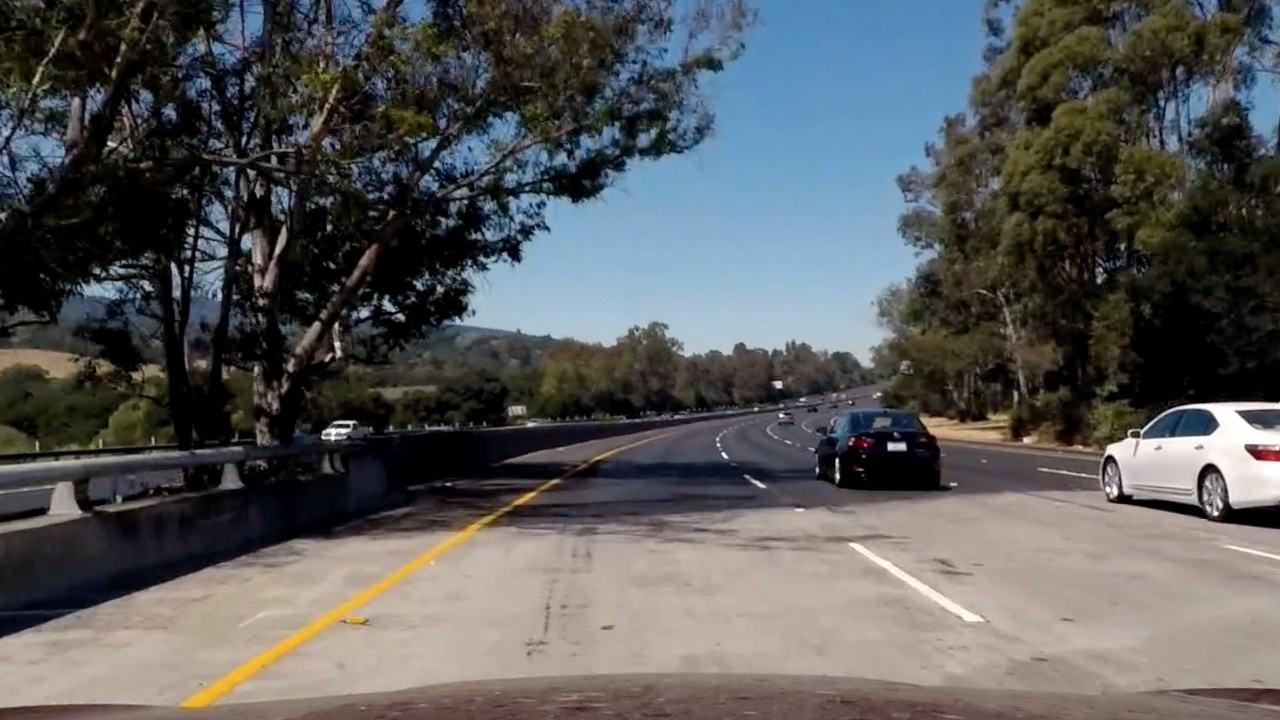
#> input picture ImagesIn/TestImagesIn/POVRaw/bridge_shadow.jpg, 1280 x 720 px
$ python -i P2MainNB.py   (imports and definitions only)   (older library calls are emulated)
#> lines starting #> are read from the running program, lines starting #| are printed output that depends on the picture

# coding: utf-8

# # **Proj2: Advanced Lane Finding**
# ### ChrisL
#

# In[1]:


import numpy as np
import matplotlib.image as mpimg
import matplotlib.pyplot as plt
import cv2
import math
import os
import pickle

from moviepy.editor import VideoFileClip
from IPython.display import HTML
import datetime


# In[2]:


# [18 lines not run here, left out]

# Determines if run-all-cells should also run the entire movie process
g_doAutorunMovieProcess = True

# DEVDEBUG IMAGE DISPLAY
# This slows down the movie process alot, and doesn't work well for multiframe.
# If you want to see all the pipeline images enable this and run the P2Main cell
g_doDisplayDebugImages = False
# If g_doDisplayDebugImages==True and this is true
# the pipeline images will also be save to file.
# This was very useful for dev/debug but not so much for code review.
g_doSaveDebugImages = False


# Specify filenames that contain the camera calibration information
# These should stay as is
g_cameraDistortionCalValsFileName = "CameraDistortionCalVals.pypickle"
g_cameraPerspectiveWarpMatrixFileName = "CameraPerspectiveWarpMatrix.pypickle"


# ### Display/Plotting Utilities

# In[4]:


#-------------------------------------------------------------------
#g_plotFigIndex = 0
# [74 lines left out: functions PlotImageRecords, PlotSaveFigure, DrawText, PlotSelectedAndPolynomial, not called in this run]

#g_imgPlotOut = PlotSelectedAndPolynomial(g_testpolyCoeff, g_inPixelsX, g_inPixelsY, g_testimgPlotIn)
#%matplotlib qt4
#plt.imshow(g_imgPlotOut)
#plt.imshow(g_testimgPlotIn, cmap="gray")


# ### Camera Calibration Utilities and Processing

# In[7]:


def CameraCal_GetCalVals(cameraDistortionCalValsFileName, cameraPerspectiveWarpMatrixFileName):
    dictCameraCalVals = pickle.load( open(cameraDistortionCalValsFileName, "rb" ) )
    dictCameraCalVals["warpMatrix"] = pickle.load( open(cameraPerspectiveWarpMatrixFileName, "rb" ) )

    # These scaling values were provided in the modules.
    # Obviously they should be a variable value determined
    # by some perCamera calibration process with respect to the warp matrix calibration
    # Also, road slope curvature would be another factor in real solution
    dictCameraCalVals["metersPerPixX"] = 3.7/700 # 0.005285714285714286 meters per pixel in x dimension 189.189 p/m
    dictCameraCalVals["metersPerPixY"] = 30/720 # 0.041666666666666664 meters per pixel in y dimension 24 p/m

    return(dictCameraCalVals)

# [57 lines left out: functions CameraCal_Undistort, CameraCal_DoPerspectiveTransform, CalcRadiusOfCurvatureParabola, TestCalcRadiusOfCurvatureParabola, not called in this run]

# [1 line not run here, left out]


# ### Image Preprocessing Pipeline Functions
#

# In[9]:


# [112 lines left out: functions SelectPixelsUsingSlidingWindow, Test_SelectPixelsUsingSlidingWindow, ImageProc_HSLThreshold, not called in this run]


# In[11]:


#-------------------------------------------------------------------
def SobelThesholdMag(imgIn, sobel_kernel=3, threshMinMax=(0, 255)):
    """
    Calculates the Sobel XY magnitude value and applies a threshold.
    :param img: input image as np.array
    """
#> called with sobel_kernel = 3, threshMinMax = (0, 255)
    # 1) Convert to grayscale
    imgGray = cv2.cvtColor(imgIn,cv2.COLOR_RGB2GRAY)
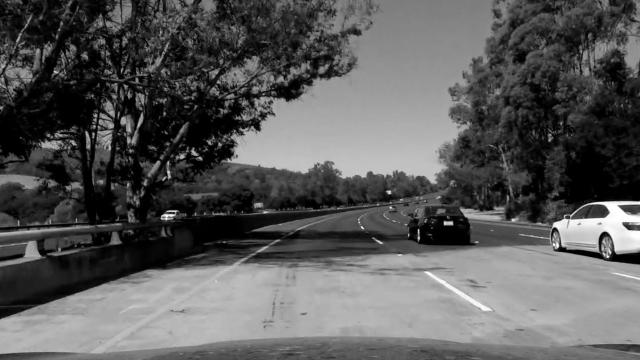
#> imgGray: shape (720, 1280) (shown at 1/2 size); min 0, max 255, mean 90.4
    # 2) Take the gradient in x and y separately
    sobelx = cv2.Sobel(imgGray, cv2.CV_64F, 1, 0, ksize=sobel_kernel)
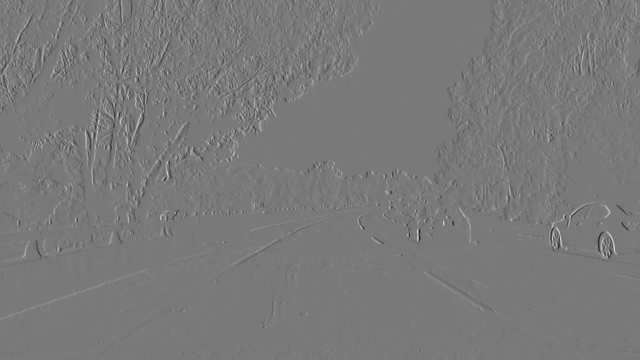
#> sobelx: shape (720, 1280) float64 (shown at 1/2 size); min -785, max 859, mean 0.2; drawn with min black and max white
    sobely = cv2.Sobel(imgGray, cv2.CV_64F, 0, 1, ksize=sobel_kernel)
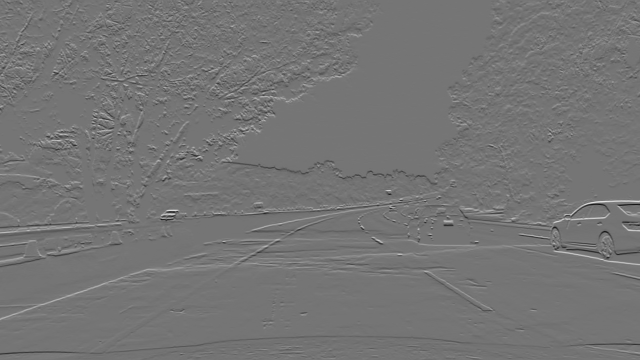
#> sobely: shape (720, 1280) float64 (shown at 1/2 size); min -740, max 870, mean 0.2; drawn with min black and max white
    # 3) Calculate the magnitude
    gradmag = np.sqrt(sobelx**2 + sobely**2)
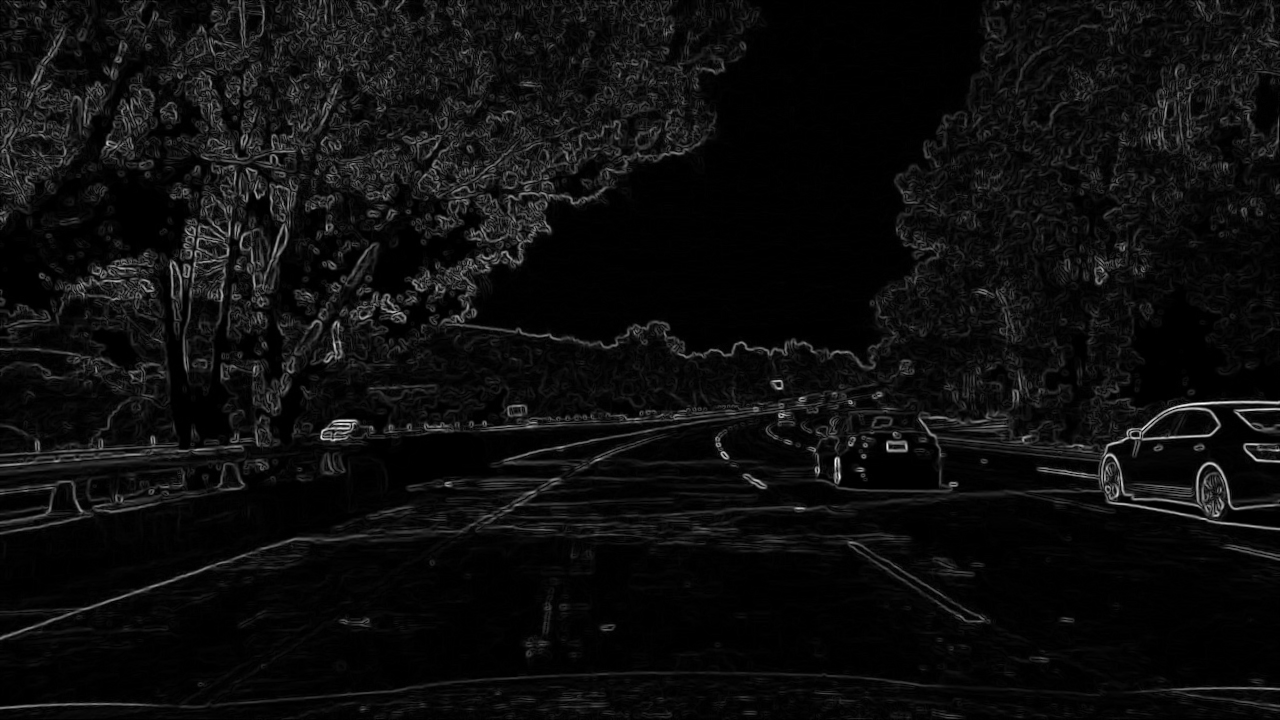
#> gradmag: shape (720, 1280) float64; min 0, max 870.1, mean 47; drawn with min black and max white
    # 4) Scale to 8-bit (0 - 255) and convert to type = np.uint8
    scaled_sobel = np.uint8(255*gradmag/np.max(gradmag))
    #scale_factor = np.max(gradmag)/255
    #scaled_sobel = (gradmag/scale_factor).astype(np.uint8)

    # 5) Create a binary mask where mag thresholds are met
    imgBWMask = np.zeros_like(scaled_sobel)
    imgBWMask[(scaled_sobel >= threshMinMax[0]) & (scaled_sobel <= threshMinMax[1])] = 1
    return imgBWMask


# In[12]:


# [17 lines left out: function EvalPolyToLineSegments, not called in this run]

def OverlayLineSegments(imgIn, lineSegmentPoints, isClosed=False, colorLine=(255, 0, 0)):
    cv2.polylines(imgIn, [lineSegmentPoints], isClosed, colorLine, thickness=4)

def OverlayLineSegmentsFill(imgIn, lineSegmentPoints, isClosed=False, colorLine=(255, 0, 0), colorFill=(0, 128, 0)):
    cv2.fillConvexPoly(imgIn, lineSegmentPoints, colorFill)
    cv2.polylines(imgIn, [lineSegmentPoints], isClosed, colorLine, thickness=5)


# In[13]:


# [25 lines left out: function ImageProc_PreProcPipeline, not called in this run]


# In[14]:


class CImageLine(object):
    """
    This class holds state information of each line (LEFT, RIGHT)
    because prior state is a factor in future line determinations.
    """

    # [7 lines left out: function __init__, not called in this run]

    def HasPolyFit(self):
        hasPolyFit = (self.polyCoeff != None)
        return(hasPolyFit)

    # [55 lines left out: functions SelectPixelsUsingPolynomial, CalcPolyFit, not called in this run]


# In[15]:


def GetImageIteratorFromDir():
    """
    Creates and returns an iterator that supplies 'imageRecord' tuples (image, imageName)
    """
    dirImagesIn = "ImagesIn/TestImagesIn/POVRaw/"
    #dirImagesIn = "ImagesIn/VideosIn/project_video_frames/"

    #imgInFileNames = [dirImagesIn + "straight_lines1.jpg", dirImagesIn + "straight_lines2.jpg"]
    #imgInFileNames = [dirImagesIn + "project_video_f1192.jpg"]
    imgInFileNames = [dirImagesIn + "straight_lines1.jpg", dirImagesIn + "straight_lines1.jpg"]
    # [6 lines of commented-out code are left out]
    imageIter = ((mpimg.imread(imgInFileName), imgInFileName) for imgInFileName in imgInFileNames)

    return(imageIter)


# # ==================== P2Main() ===================
# ### This is the main cell/entry point for this notebook.
# ## This cell autoruns!

# In[16]:


# [104 lines left out: function P2Main, not called in this run]
#============================= Main Invocation Prep =================
# [1 line that did not run here, left out]
g_imageIter = GetImageIteratorFromDir() # Provide a source of raw camera POV images for processing

#================= P2Main() invocation
# [1 line that did not run here, left out]


# In[17]:


# [9 lines left out: function GetMovieIterator, not called in this run]


# In[18]:


import moviepy.editor as mp
from moviepy.editor import VideoFileClip

# [17 lines left out: function MakeMovie, not called in this run]

#g_imageIter = GetImageIteratorFromDir() # Provide a source of raw camera POV images for processing
# [2 lines not run here, left out]


# In[19]:


# [19 lines left out: function Random_PolyPoints, not called in this run]


# ## Snippets & Junk Code

# In[20]:


def Polynomial_Eval(polyCoeff, inVals):
    outVals = self.polyCoeff[0] * inVals**2 + self.polyCoeff[1] * inVals + self.polyCoeff[2]
    return inVals, outVals

# [30 lines left out: functions PlotSelectedAndPolynomialOld, MakeMovieTest, not called in this run]

import pprint
pp = pprint.PrettyPrinter(indent=4)
# [2 lines not run here, left out]
g_testpolyCoeff = None
g_testimgPlotIn = None
g_inPixelsX = None
g_inPixelsY = None
# [1 line not run here, left out]

def PlotSelectedAndPolynomial(polyCoeff, inPixelsX, inPixelsY, imgInBW):
    global g_testpolyCoeff
    global g_testimgPlotIn
    global g_inPixelsX
    global g_inPixelsY

    g_testpolyCoeff = polyCoeff
    g_testimgPlotIn = imgInBW
    g_inPixelsX = inPixelsX
    g_inPixelsY = inPixelsY

    imageHeight = imgInBW.shape[0]
    imageWidth = imgInBW.shape[1]

    imgInGrey = imgInBW * 64
    imgOut = np.dstack((imgInGrey, imgInGrey, imgInGrey))

    imgOut[inPixelsY, inPixelsX] = [0, 255, 0]

    coA, coB, coC = polyCoeff[0], polyCoeff[1], polyCoeff[2]

    polyInY = np.array([y for y in range(imageHeight) if y % 8 == 0])
    polyOutXf = coA * polyInY**2 + coB * polyInY + coC
    polyOutX = polyOutXf.astype(int)
    #imgOut[polyInY, polyOutX] = [255]#, 255, 255]

    points = np.array(list(zip(polyOutX, polyInY)))
    #print("points", points)
    isClosed=False
    cv2.polylines(imgOut, [points], isClosed, (255, 0, 0), thickness=4)

    return imgOut

# [9 lines of commented-out code are left out]

# [1 line that did not run here, left out]
# [12 lines not run here, left out]
g_testpolyCoeff = None
g_testimgPlotIn = None
g_inPixelsX = None
g_inPixelsY = None

# [128 lines left out: functions PlotSelectedAndPolynomial, GlobalCandidates, PlotFigureToRGBArray, PlotSelectedAndPolynomialOld, PlotImageRecordsOld, not called in this run]


>>> import cv2
>>> picture = cv2.cvtColor(cv2.imread('ImagesIn/TestImagesIn/POVRaw/bridge_shadow.jpg'), cv2.COLOR_BGR2RGB)
>>> result = SobelThesholdMag(picture)
#> result: shape (720, 1280); every value is 1

$ run again, on ImagesIn/TestImagesIn/POVRaw/test2.jpg
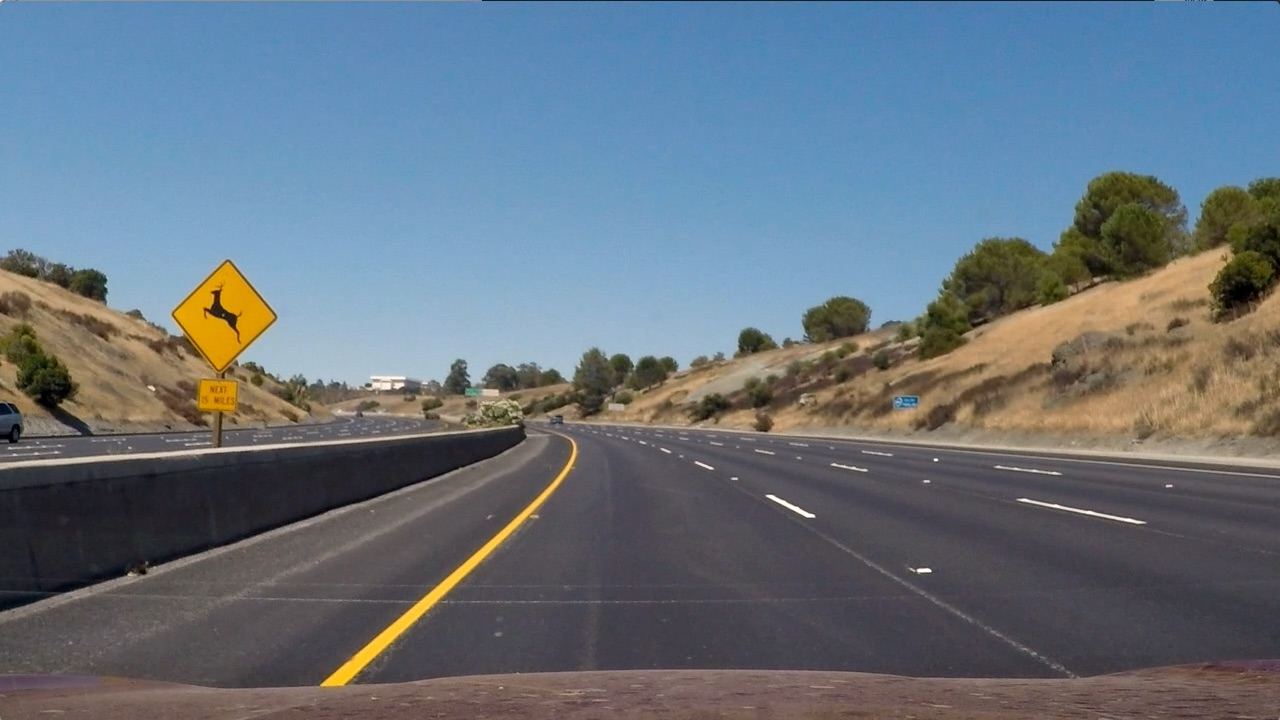
#> input picture ImagesIn/TestImagesIn/POVRaw/test2.jpg, 1280 x 720 px
#> in SobelThesholdMag, `sobely = cv2.Sobel(imgGray, cv2.CV_64F, 0, 1, ksize=sobel_kernel)`:
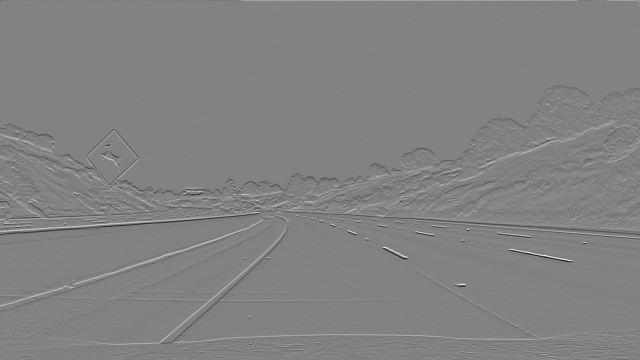
#> sobely: shape (720, 1280) float64 (shown at 1/2 size); min -767, max 735, mean -0.1; drawn with min black and max white
#> in SobelThesholdMag, `gradmag = np.sqrt(sobelx**2 + sobely**2)`:
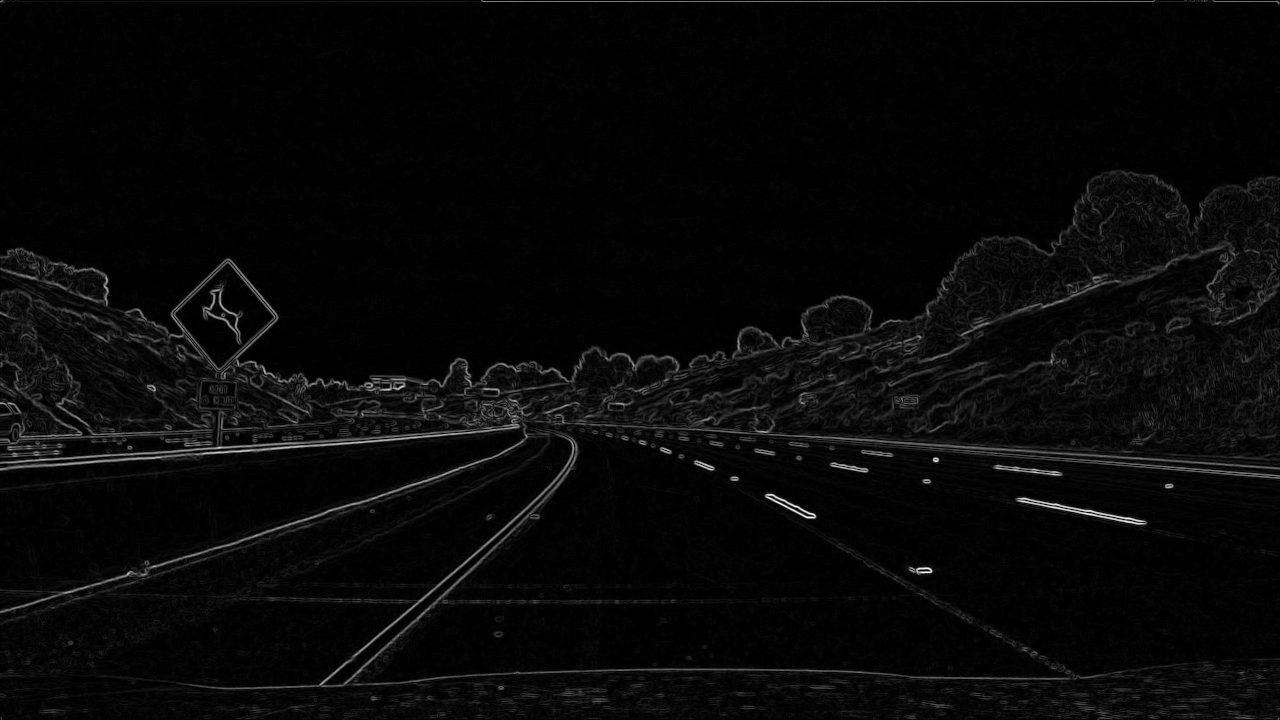
#> gradmag: shape (720, 1280) float64; min 0, max 767, mean 26.3; drawn with min black and max white
#> result: shape (720, 1280); every value is 1

$ run again, on ImagesIn/TestImagesIn/POVRaw/test3.jpg
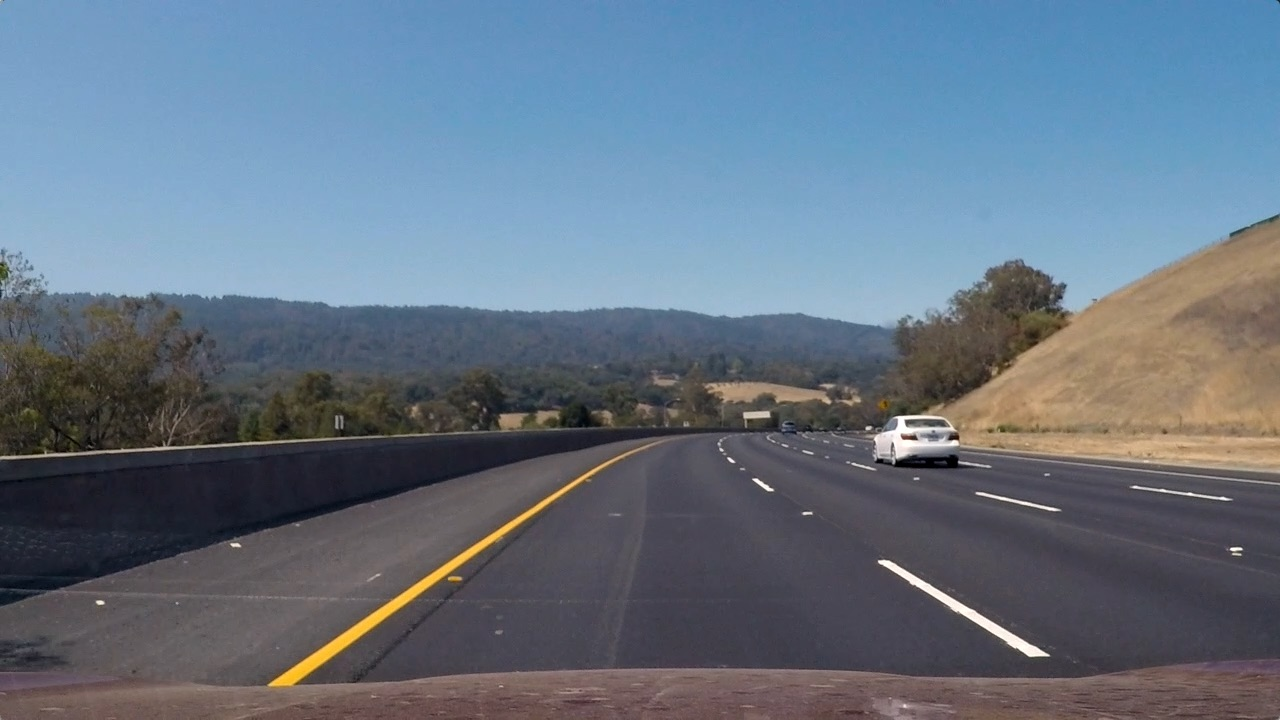
#> input picture ImagesIn/TestImagesIn/POVRaw/test3.jpg, 1280 x 720 px
#> in SobelThesholdMag, `sobely = cv2.Sobel(imgGray, cv2.CV_64F, 0, 1, ksize=sobel_kernel)`:
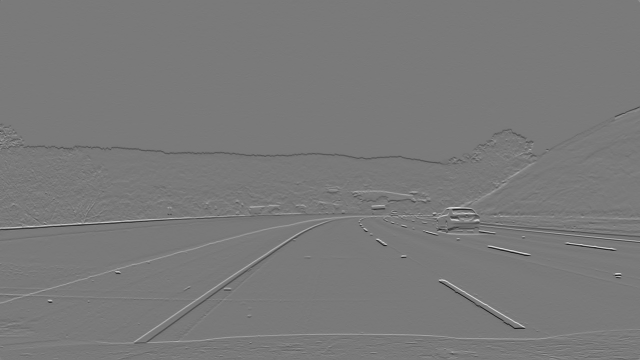
#> sobely: shape (720, 1280) float64 (shown at 1/2 size); min -745, max 812, mean -0.5; drawn with min black and max white
#> in SobelThesholdMag, `gradmag = np.sqrt(sobelx**2 + sobely**2)`:
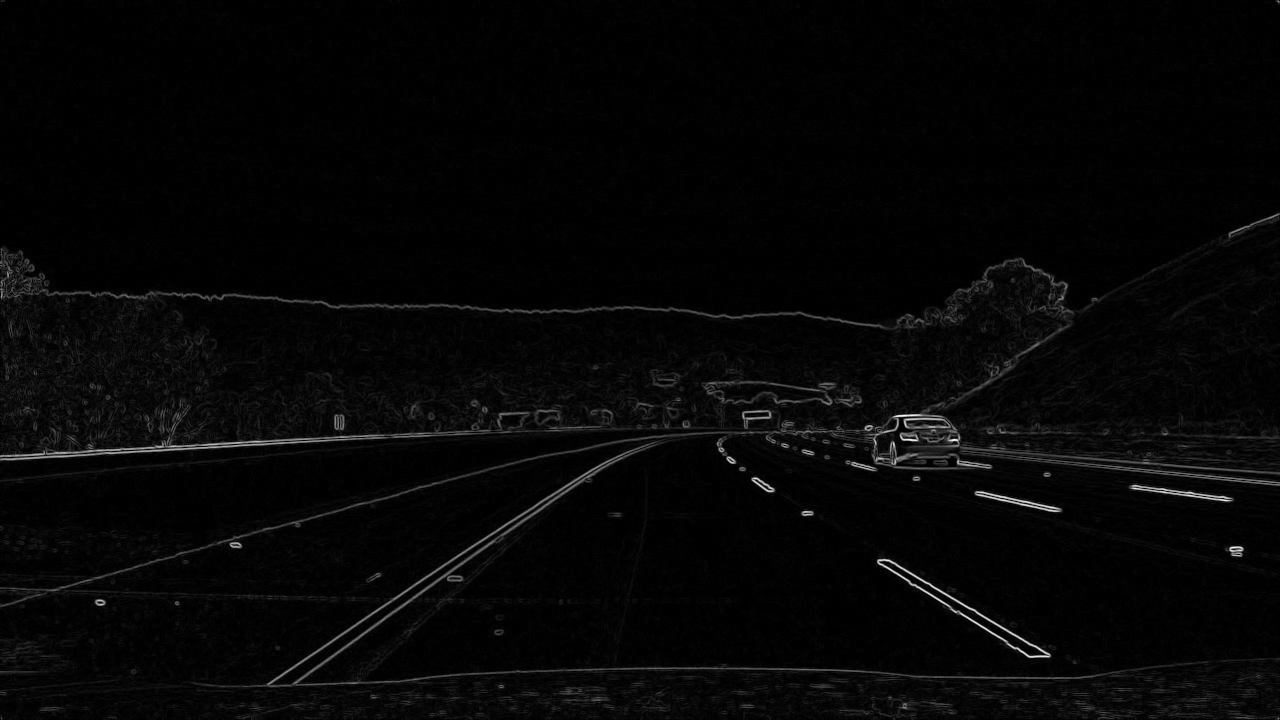
#> gradmag: shape (720, 1280) float64; min 0, max 813.2, mean 20.7; drawn with min black and max white
#> result: shape (720, 1280); every value is 1
